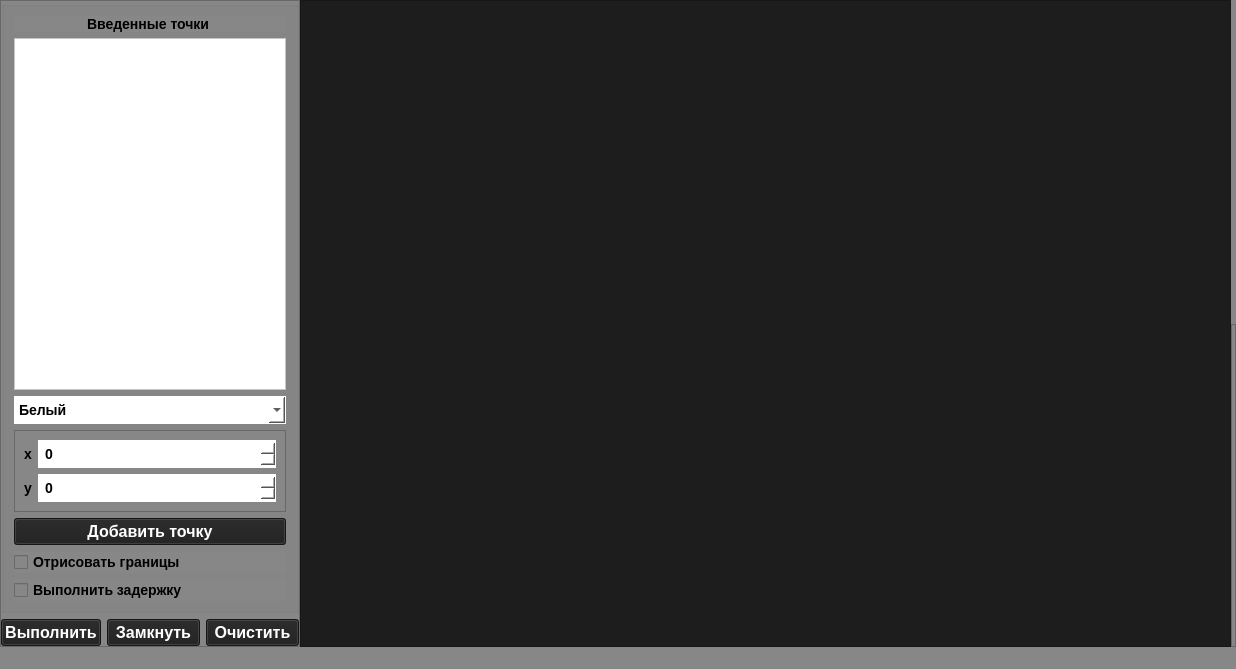
<?xml version="1.0" encoding="UTF-8"?>
<ui version="4.0">
 <class>MainWindow</class>
 <widget class="QMainWindow" name="MainWindow">
  <property name="geometry">
   <rect>
    <x>0</x>
    <y>0</y>
    <width>1236</width>
    <height>669</height>
   </rect>
  </property>
  <property name="windowTitle">
   <string>MainWindow</string>
  </property>
  <property name="styleSheet">
   <string notr="true">background-color: rgb(135, 135, 135);</string>
  </property>
  <property name="animated">
   <bool>false</bool>
  </property>
  <widget class="QWidget" name="centralwidget">
   <layout class="QGridLayout" name="gridLayout">
    <property name="leftMargin">
     <number>0</number>
    </property>
    <property name="topMargin">
     <number>0</number>
    </property>
    <property name="rightMargin">
     <number>0</number>
    </property>
    <property name="bottomMargin">
     <number>0</number>
    </property>
    <property name="spacing">
     <number>0</number>
    </property>
    <item row="1" column="2">
     <widget class="QFrame" name="frame_4">
      <property name="sizePolicy">
       <sizepolicy hsizetype="Fixed" vsizetype="Preferred">
        <horstretch>0</horstretch>
        <verstretch>0</verstretch>
       </sizepolicy>
      </property>
      <property name="minimumSize">
       <size>
        <width>5</width>
        <height>0</height>
       </size>
      </property>
      <property name="styleSheet">
       <string notr="true">background-color: rgb(135, 135, 135)
</string>
      </property>
      <property name="frameShape">
       <enum>QFrame::StyledPanel</enum>
      </property>
      <property name="frameShadow">
       <enum>QFrame::Raised</enum>
      </property>
     </widget>
    </item>
    <item row="0" column="0" rowspan="2">
     <widget class="QFrame" name="frame">
      <property name="sizePolicy">
       <sizepolicy hsizetype="Fixed" vsizetype="Preferred">
        <horstretch>0</horstretch>
        <verstretch>0</verstretch>
       </sizepolicy>
      </property>
      <property name="minimumSize">
       <size>
        <width>300</width>
        <height>0</height>
       </size>
      </property>
      <property name="layoutDirection">
       <enum>Qt::LeftToRight</enum>
      </property>
      <property name="styleSheet">
       <string notr="true">background-color: rgb(135, 135, 135);</string>
      </property>
      <property name="frameShape">
       <enum>QFrame::StyledPanel</enum>
      </property>
      <property name="frameShadow">
       <enum>QFrame::Raised</enum>
      </property>
      <layout class="QGridLayout" name="gridLayout_3">
       <property name="sizeConstraint">
        <enum>QLayout::SetDefaultConstraint</enum>
       </property>
       <property name="leftMargin">
        <number>0</number>
       </property>
       <property name="topMargin">
        <number>0</number>
       </property>
       <property name="rightMargin">
        <number>0</number>
       </property>
       <property name="bottomMargin">
        <number>0</number>
       </property>
       <item row="3" column="0">
        <widget class="QPushButton" name="doButt">
         <property name="styleSheet">
          <string notr="true">color: rgb(255, 255, 255);
background-color: rgb(31, 31, 31);
font: bold 16px;</string>
         </property>
         <property name="text">
          <string>Выполнить</string>
         </property>
        </widget>
       </item>
       <item row="3" column="1">
        <widget class="QPushButton" name="lockButt">
         <property name="styleSheet">
          <string notr="true">color: rgb(255, 255, 255);
background-color: rgb(31, 31, 31);
font: bold 16px;</string>
         </property>
         <property name="text">
          <string>Замкнуть</string>
         </property>
        </widget>
       </item>
       <item row="3" column="2">
        <widget class="QPushButton" name="clearButt">
         <property name="styleSheet">
          <string notr="true">color: rgb(255, 255, 255);
background-color: rgb(31, 31, 31);
font: bold 16px;</string>
         </property>
         <property name="text">
          <string>Очистить</string>
         </property>
        </widget>
       </item>
       <item row="1" column="0" colspan="3">
        <widget class="QGroupBox" name="groupBox_3">
         <property name="sizePolicy">
          <sizepolicy hsizetype="Preferred" vsizetype="Preferred">
           <horstretch>0</horstretch>
           <verstretch>0</verstretch>
          </sizepolicy>
         </property>
         <property name="styleSheet">
          <string notr="true">background-color: rgb(135, 135, 135);
font: bold 14px;</string>
         </property>
         <property name="title">
          <string/>
         </property>
         <property name="checkable">
          <bool>false</bool>
         </property>
         <layout class="QGridLayout" name="gridLayout_2">
          <property name="leftMargin">
           <number>10</number>
          </property>
          <property name="rightMargin">
           <number>10</number>
          </property>
          <property name="horizontalSpacing">
           <number>0</number>
          </property>
          <item row="1" column="0">
           <widget class="QLabel" name="label">
            <property name="styleSheet">
             <string notr="true">font: bold 14px;</string>
            </property>
            <property name="text">
             <string>Введенные точки </string>
            </property>
            <property name="alignment">
             <set>Qt::AlignCenter</set>
            </property>
           </widget>
          </item>
          <item row="7" column="0">
           <widget class="QCheckBox" name="delayCHB">
            <property name="styleSheet">
             <string notr="true">font: bold 14px;</string>
            </property>
            <property name="text">
             <string>Выполнить задержку</string>
            </property>
           </widget>
          </item>
          <item row="4" column="0">
           <widget class="QFrame" name="frame_2">
            <property name="frameShape">
             <enum>QFrame::StyledPanel</enum>
            </property>
            <property name="frameShadow">
             <enum>QFrame::Raised</enum>
            </property>
            <layout class="QFormLayout" name="formLayout">
             <item row="0" column="0">
              <widget class="QLabel" name="label_2">
               <property name="text">
                <string>x</string>
               </property>
              </widget>
             </item>
             <item row="0" column="1">
              <widget class="QSpinBox" name="xcrd">
               <property name="styleSheet">
                <string notr="true">background-color: white;
color: black;
border-style: outset;
border-width: 1px;
border-color: white;
font: bold 14px;
min-width: 10em;
padding: 4px;</string>
               </property>
               <property name="minimum">
                <number>-1000</number>
               </property>
               <property name="maximum">
                <number>1000</number>
               </property>
              </widget>
             </item>
             <item row="1" column="0">
              <widget class="QLabel" name="label_3">
               <property name="text">
                <string>y</string>
               </property>
              </widget>
             </item>
             <item row="1" column="1">
              <widget class="QSpinBox" name="ycrd">
               <property name="styleSheet">
                <string notr="true">background-color: white;
color: black;
border-style: outset;
border-width: 1px;
border-color: white;
font: bold 14px;
min-width: 10em;
padding: 4px;</string>
               </property>
               <property name="minimum">
                <number>-1000</number>
               </property>
               <property name="maximum">
                <number>1000</number>
               </property>
              </widget>
             </item>
            </layout>
           </widget>
          </item>
          <item row="2" column="0">
           <widget class="QListWidget" name="pointBox">
            <property name="styleSheet">
             <string notr="true">background-color: rgb(255, 255, 255);
font: bold 16px;
border-color: black;</string>
            </property>
           </widget>
          </item>
          <item row="5" column="0">
           <widget class="QPushButton" name="addPointButt">
            <property name="styleSheet">
             <string notr="true">color: rgb(255, 255, 255);
background-color: rgb(31, 31, 31);
font: bold 16px;</string>
            </property>
            <property name="text">
             <string>Добавить точку</string>
            </property>
           </widget>
          </item>
          <item row="3" column="0">
           <widget class="QComboBox" name="colorCB">
            <property name="styleSheet">
             <string notr="true">background-color: white;
color: black;
border-style: outset;
border-width: 1px;
border-color: white;
font: bold 14px;
min-width: 10em;
padding: 4px;</string>
            </property>
            <item>
             <property name="text">
              <string>Белый</string>
             </property>
            </item>
            <item>
             <property name="text">
              <string>Красный</string>
             </property>
            </item>
            <item>
             <property name="text">
              <string>Синий</string>
             </property>
            </item>
           </widget>
          </item>
          <item row="6" column="0">
           <widget class="QCheckBox" name="drawBorderCHB">
            <property name="styleSheet">
             <string notr="true">font: bold 14px;</string>
            </property>
            <property name="text">
             <string>Отрисовать границы</string>
            </property>
           </widget>
          </item>
         </layout>
        </widget>
       </item>
      </layout>
     </widget>
    </item>
    <item row="0" column="1" rowspan="2">
     <widget class="QFrame" name="fillFR">
      <property name="autoFillBackground">
       <bool>false</bool>
      </property>
      <property name="styleSheet">
       <string notr="true">background-color: rgb(29, 29, 29)</string>
      </property>
      <property name="frameShape">
       <enum>QFrame::StyledPanel</enum>
      </property>
      <property name="frameShadow">
       <enum>QFrame::Raised</enum>
      </property>
     </widget>
    </item>
   </layout>
  </widget>
  <widget class="QStatusBar" name="statusbar"/>
 </widget>
 <resources/>
 <connections/>
</ui>
